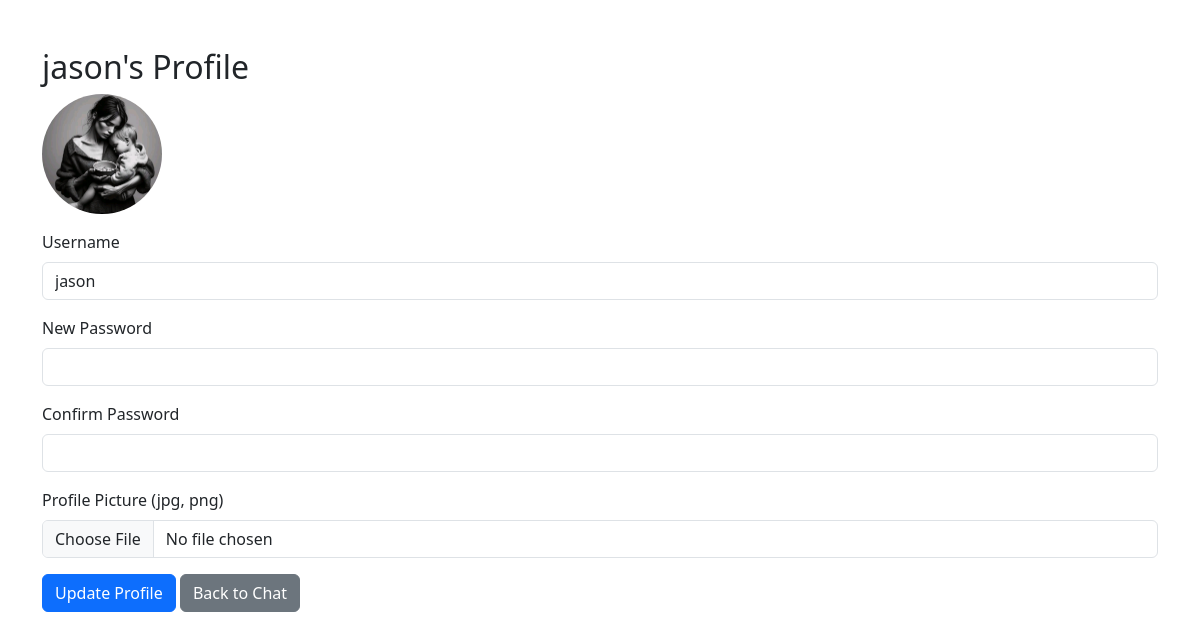
The page /profile (signed in) on the database its author committed.
### app.py (models this page shows)
class User(UserMixin, db.Model):
    id = db.Column(db.Integer, primary_key=True)
    username = db.Column(db.String(80), unique=True, nullable=False)
    password = db.Column(db.String(120), nullable=False)
    profile_pic = db.Column(db.String(120), nullable=True, default='default.png')
    friends = db.relationship('Friend', foreign_keys='Friend.user_id', backref='user', lazy='dynamic')
    friend_of = db.relationship('Friend', foreign_keys='Friend.friend_id', backref='friend', lazy='dynamic')
    groups = db.relationship('GroupMember', backref='user', lazy='dynamic')

### app.py (the view, shortened to what this page needs)
@app.route('/profile', methods=['GET', 'POST'])
@login_required
def profile():
    form = EditProfileForm()
    return render_template('profile.html', form=form, user=current_user)

### app.py
class EditProfileForm(FlaskForm):
    username = StringField('Username', validators=[Optional(), Length(min=3, max=80)])
    password = PasswordField('New Password', validators=[Optional(), Length(min=4)])
    confirm_password = PasswordField('Confirm Password', validators=[Optional(), EqualTo('password')])
    profile_pic = FileField('Profile Picture (jpg, png)')
    submit = SubmitField('Update Profile')

### app.py (called while the page is built)
@login_manager.user_loader
def load_user(user_id):
    return User.query.get(int(user_id))

### templates/profile.html (shortened to what this page needs)
<!DOCTYPE html>
<html lang="en">
<head>
    <link rel="stylesheet" href="https://cdn.jsdelivr.net/npm/bootstrap@5.3.0/dist/css/bootstrap.min.css">
</head>
<body>
<div class="container mt-5">
    <h2>{{ user.username }}'s Profile</h2>
    <div class="mb-3">
        <img src="{{ url_for('static', filename='profile_pics/' + (user.profile_pic or 'default.png')) }}" alt="Profile Picture" width="120" height="120" class="rounded-circle">
    </div>
    <form method="POST" enctype="multipart/form-data">
        <div class="mb-3">
            {{ form.username.label(class="form-label") }}
            {{ form.username(class="form-control", value=user.username) }}
        </div>
        <div class="mb-3">
            {{ form.password.label(class="form-label") }}
            {{ form.password(class="form-control") }}
        </div>
        <div class="mb-3">
            {{ form.confirm_password.label(class="form-label") }}
            {{ form.confirm_password(class="form-control") }}
        </div>
        <div class="mb-3">
            {{ form.profile_pic.label(class="form-label") }}
            {{ form.profile_pic(class="form-control") }}
        </div>
        <button type="submit" class="btn btn-primary">Update Profile</button>
        <a href="/" class="btn btn-secondary">Back to Chat</a>
    </form>
</div>
</body>
</html>

### rows shown on the page
User: username "jason", profile_pic (picture)
